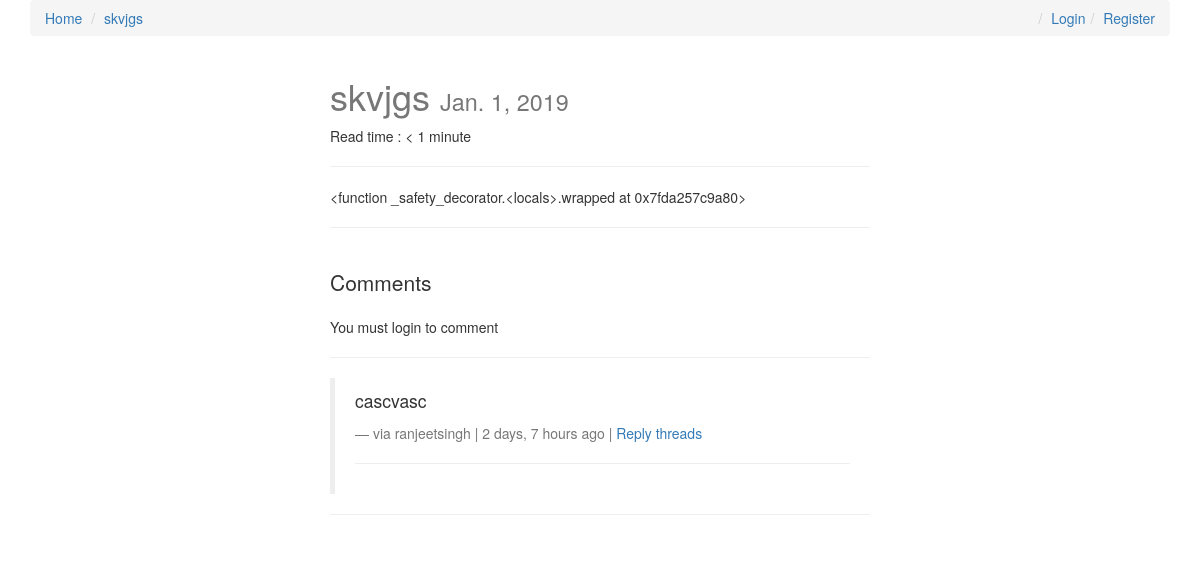
/skvjgs/, run on an earlier commit of the app's database.
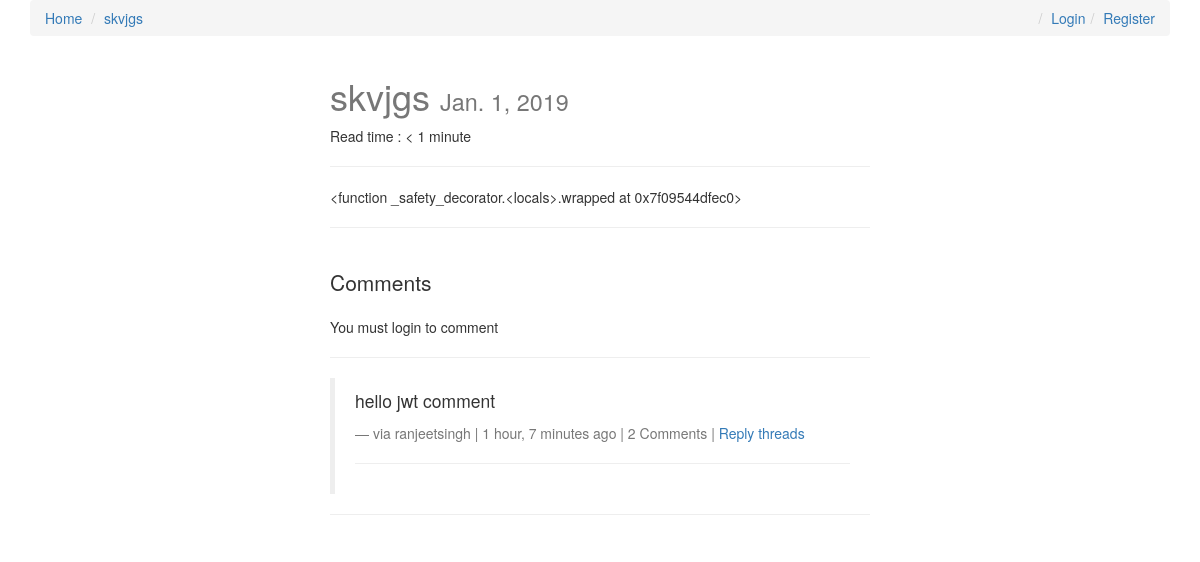
And on a later commit of the database.
### posts/models.py (models this page shows, shortened)
class Post(models.Model):
    user = models.ForeignKey(settings.AUTH_USER_MODEL, default=1)
    title = models.CharField(max_length = 120)
    slug = models.SlugField(unique=True)
    image = models.ImageField(upload_to=upload_location, null=True, blank=True,
            width_field="width_field",
            height_field="height_field")
    height_field = models.IntegerField(default=0)
    width_field = models.IntegerField(default=0)
    draft = models.BooleanField(default=False)
    publish = models.DateField(auto_now=False, auto_now_add=False)
    content = models.TextField()
    updated = models.DateTimeField(auto_now = True, auto_now_add = False)
    timestamp = models.DateTimeField(auto_now = False, auto_now_add = True)
    read_time = models.IntegerField(default=0)
    objects = PostManager()
    def __str__(self):
        return self.title
    def get_absolute_url(self):
        return reverse("posts:detail", kwargs={"slug":self.slug})
    class Meta:
        ordering = ["-timestamp","-updated"]
    def get_markdown(self):
        content = self.content
        markdown_text = markdown(content)
        return mark_safe(markdown_text)
    @property
    def comments(self):
        qs = Comment.objects.filter_by_instance(self)
        return qs
    @property
    def get_content_type(self):
        content_type = ContentType.objects.get_for_model(self.__class__)
        return content_type

### comments/models.py (models this page shows, shortened)
class Comment(models.Model):
    user        = models.ForeignKey(settings.AUTH_USER_MODEL, default=1)
    content_type = models.ForeignKey(ContentType, on_delete=models.CASCADE)
    object_id = models.PositiveIntegerField()
    content_object = GenericForeignKey('content_type', 'object_id')
    parent      = models.ForeignKey("self", null=True, blank=True)
    content     = models.TextField()
    timestamp   = models.DateTimeField(auto_now_add=True)
    objects = CommentManager()
    class Meta:
        ordering = ['-timestamp']
    def __str__(self):
        return str(self.user.username)
    def get_absolute_url(self):
        return reverse("comments:thread", kwargs={"id": self.id})
    def children(self): #replies
        return Comment.objects.filter(parent=self)

### posts/views.py (the view, shortened to what this page needs)
# urls.py: url(r'^(?P<slug>[\w-]+)/$',views.post_detail,name="detail"),
def post_detail(request,slug=None):
    instance = get_object_or_404(Post,slug=slug)
    if instance.draft or instance.publish > timezone.now().date():
        if not request.user.is_staff or not request.user.is_superuser:
            raise Http404
    share_string = quote_plus(instance.content)
    read_time = get_read_time(instance.get_markdown())
    print(read_time)
    comments = instance.comments
    initial_data = {
        "content_type":instance.get_content_type,
        "object_id":instance.id
    }
    form = CommentForm(request.POST or None, initial=initial_data)
    context = {
        "instance":instance,
        "title" : "Detail",
        "share_string":share_string,
        "comments":comments,
        "comment_form":form
    }
    return render(request,"post_detail.html",context)

### comments/models.py (called while the page is built)
    def filter_by_instance(self, instance):
        content_type = ContentType.objects.get_for_model(instance.__class__)
        obj_id = instance.id
        qs = super(CommentManager, self).filter(content_type=content_type, object_id= obj_id).filter(parent=None)
        return qs

### posts/templatetags/urlify.py (called while the page is built)
@register.filter
def urlify(value):
    return quote_plus(value)

### posts/utils.py (called while the page is built)
def count_words(html_string):
    word_string = strip_tags(html_string)
    count = len(re.findall(r'\w+', word_string))
    return count

def get_read_time(html_string):
    count = count_words(html_string)
    read_time_min = math.ceil(count/200)
    return read_time_min

### templates/post_detail.html (shortened to what this page needs)
{% extends "base.html" %}
{% load urlify %}
{% load crispy_forms_tags %}
{% block post_detail_link %}
<li><a href="{{instance.get_absolute_url}}">{{instance.title}}</a></li>
{% endblock %}
{% block content %}
<div class="col-sm-6 col-sm-offset-3">
    <h1>{{instance.title}} <small>{{instance.publish}}</small> </h1>
    <p>Read time : {% if instance.read_time <= 1 %} < {{instance.read_time}} minute {% else %}{{instance.read_time}} minutes {% endif %} </p>
    <p>
        <hr />
    </p>
    <div class="row">
        <div class="col-sm-12">
            <div class="post-detail-item">{{instance.get_markdown }}</div>
            <hr />
            <br />
            <div>
                <p class="lead">Comments</p>
                {% if request.user.is_authenticated %}
                <form action="" method="POST">{% csrf_token %}
                    {{comment_form | crispy }}
                    <input type="submit" value="Post comment" class="btn btn-default">
                </form>
                {% else %}
                <p>You must login to comment</p>
                {% endif %}
                <hr />
                {% for comments in comments %}
                <blockquote>
                    <p> {{comments.content}}</p>
                    <footer>via {{ comments.user }} | {{ comments.timestamp|timesince }} ago |
                        {% if comments.children.count > 0 %}{{ comments.children.count }}
                        Comment{% if comments.children.count > 1 %}s{% endif %} | {% endif %} <a
                            class='comment-reply-btn' href='#'>Reply</a> <a href="{{comments.get_absolute_url}}">threads</a> </footer>
                    <hr>
                </blockquote>
                <hr />
                {% endfor %}
            </div>
        </div>
    </div>
</div>
{% endblock content %}

What changed in the data, as far as the page shows it:
removed Comment: content "cascvasc", user "ranjeetsingh", timestamp "2 days, 7 hours"
computed for Post "skvjgs": get_markdown "<function _safety_decorator.<locals>.wrapped at 0x7fda257c9a80>" → "<function _safety_decorator.<locals>.wrapped at 0x7f09544dfec0>"
added Comment: content "hello jwt comment", user "ranjeetsingh", timestamp "1 hour, 7 minutes", children.count "2"
